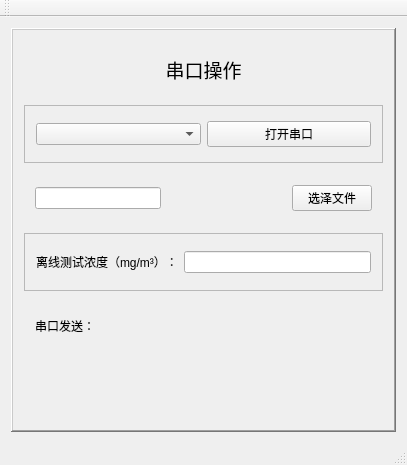
<?xml version="1.0" encoding="UTF-8"?>
<ui version="4.0">
 <class>SerialPortClass</class>
 <widget class="QMainWindow" name="SerialPortClass">
  <property name="geometry">
   <rect>
    <x>0</x>
    <y>0</y>
    <width>407</width>
    <height>465</height>
   </rect>
  </property>
  <property name="windowTitle">
   <string>SerialPort</string>
  </property>
  <widget class="QWidget" name="centralWidget">
   <layout class="QHBoxLayout" name="horizontalLayout_2">
    <item>
     <widget class="QFrame" name="frame_3">
      <property name="frameShape">
       <enum>QFrame::WinPanel</enum>
      </property>
      <property name="frameShadow">
       <enum>QFrame::Raised</enum>
      </property>
      <layout class="QVBoxLayout" name="verticalLayout">
       <item>
        <widget class="QLabel" name="label_8">
         <property name="font">
          <font>
           <family>Adobe Devanagari</family>
           <pointsize>14</pointsize>
          </font>
         </property>
         <property name="text">
          <string>&lt;html&gt;&lt;head/&gt;&lt;body&gt;&lt;p align=&quot;center&quot;&gt;串口操作&lt;/p&gt;&lt;/body&gt;&lt;/html&gt;</string>
         </property>
        </widget>
       </item>
       <item>
        <widget class="QFrame" name="frame">
         <property name="frameShape">
          <enum>QFrame::StyledPanel</enum>
         </property>
         <property name="frameShadow">
          <enum>QFrame::Raised</enum>
         </property>
         <layout class="QHBoxLayout" name="horizontalLayout">
          <item>
           <widget class="QComboBox" name="comboBox_serialport"/>
          </item>
          <item>
           <widget class="QPushButton" name="pushButton_open_serialport">
            <property name="text">
             <string>打开串口</string>
            </property>
           </widget>
          </item>
         </layout>
        </widget>
       </item>
       <item>
        <widget class="QWidget" name="widget" native="true">
         <layout class="QHBoxLayout" name="horizontalLayout_3">
          <item>
           <widget class="QLineEdit" name="lineEdit_file"/>
          </item>
          <item>
           <spacer name="horizontalSpacer">
            <property name="orientation">
             <enum>Qt::Horizontal</enum>
            </property>
            <property name="sizeHint" stdset="0">
             <size>
              <width>40</width>
              <height>20</height>
             </size>
            </property>
           </spacer>
          </item>
          <item>
           <widget class="QPushButton" name="pushButton_choose_file">
            <property name="text">
             <string>选泽文件</string>
            </property>
           </widget>
          </item>
         </layout>
        </widget>
       </item>
       <item>
        <widget class="QFrame" name="frame_19">
         <property name="frameShape">
          <enum>QFrame::StyledPanel</enum>
         </property>
         <property name="frameShadow">
          <enum>QFrame::Raised</enum>
         </property>
         <layout class="QHBoxLayout" name="horizontalLayout_15">
          <item>
           <widget class="QLabel" name="label_15">
            <property name="text">
             <string>离线测试浓度（mg/m³）：</string>
            </property>
           </widget>
          </item>
          <item>
           <widget class="QLineEdit" name="lineEdit_test"/>
          </item>
         </layout>
        </widget>
       </item>
       <item>
        <widget class="QWidget" name="widget_2" native="true">
         <layout class="QHBoxLayout" name="horizontalLayout_16">
          <item>
           <widget class="QLabel" name="label_16">
            <property name="text">
             <string>串口发送：</string>
            </property>
           </widget>
          </item>
          <item>
           <widget class="QLabel" name="label_send_message">
            <property name="minimumSize">
             <size>
              <width>160</width>
              <height>25</height>
             </size>
            </property>
            <property name="text">
             <string/>
            </property>
           </widget>
          </item>
         </layout>
        </widget>
       </item>
       <item>
        <widget class="QLabel" name="label_message">
         <property name="text">
          <string/>
         </property>
        </widget>
       </item>
      </layout>
     </widget>
    </item>
   </layout>
  </widget>
  <widget class="QMenuBar" name="menuBar">
   <property name="geometry">
    <rect>
     <x>0</x>
     <y>0</y>
     <width>407</width>
     <height>26</height>
    </rect>
   </property>
  </widget>
  <widget class="QToolBar" name="mainToolBar">
   <attribute name="toolBarArea">
    <enum>TopToolBarArea</enum>
   </attribute>
   <attribute name="toolBarBreak">
    <bool>false</bool>
   </attribute>
  </widget>
  <widget class="QStatusBar" name="statusBar"/>
 </widget>
 <layoutdefault spacing="6" margin="11"/>
 <resources>
  <include location="SerialPort.qrc"/>
 </resources>
 <connections/>
</ui>
